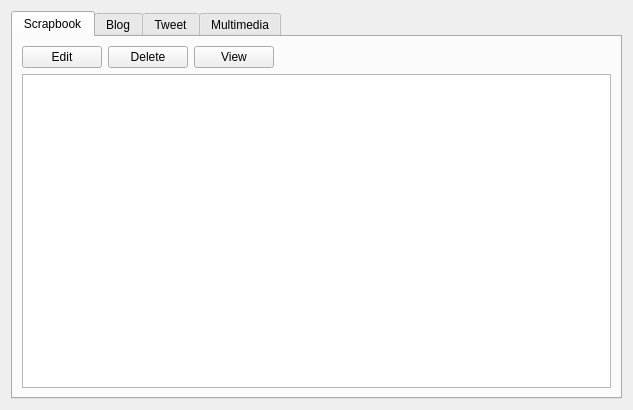
<?xml version="1.0" encoding="UTF-8"?>
<ui version="4.0">
 <class>ScrapbookGUI</class>
 <widget class="QWidget" name="ScrapbookGUI">
  <property name="geometry">
   <rect>
    <x>0</x>
    <y>0</y>
    <width>633</width>
    <height>410</height>
   </rect>
  </property>
  <property name="maximumSize">
   <size>
    <width>740</width>
    <height>571</height>
   </size>
  </property>
  <property name="windowTitle">
   <string>Form</string>
  </property>
  <layout class="QGridLayout" name="gridLayout_6">
   <item row="0" column="0">
    <widget class="QTabWidget" name="tabWidget">
     <property name="currentIndex">
      <number>0</number>
     </property>
     <widget class="QWidget" name="scrapbookTab">
      <attribute name="title">
       <string>Scrapbook</string>
      </attribute>
      <layout class="QGridLayout" name="gridLayout_4">
       <item row="1" column="0" colspan="4">
        <widget class="QListWidget" name="scrapbookArea"/>
       </item>
       <item row="0" column="0">
        <layout class="QGridLayout" name="gridLayout">
         <item row="0" column="0">
          <widget class="QPushButton" name="editButton">
           <property name="text">
            <string>Edit</string>
           </property>
          </widget>
         </item>
        </layout>
       </item>
       <item row="0" column="3">
        <spacer name="horizontalSpacer">
         <property name="orientation">
          <enum>Qt::Horizontal</enum>
         </property>
         <property name="sizeHint" stdset="0">
          <size>
           <width>40</width>
           <height>20</height>
          </size>
         </property>
        </spacer>
       </item>
       <item row="0" column="1">
        <widget class="QPushButton" name="deleteButton">
         <property name="text">
          <string>Delete</string>
         </property>
        </widget>
       </item>
       <item row="0" column="2">
        <widget class="QPushButton" name="viewButton">
         <property name="text">
          <string>View</string>
         </property>
        </widget>
       </item>
      </layout>
     </widget>
     <widget class="QWidget" name="blogTab">
      <attribute name="title">
       <string>Blog</string>
      </attribute>
      <layout class="QGridLayout" name="gridLayout_7">
       <item row="0" column="0">
        <widget class="QStackedWidget" name="blogStackedWidget">
         <property name="currentIndex">
          <number>0</number>
         </property>
         <widget class="QWidget" name="page_5"/>
         <widget class="QWidget" name="page_6"/>
        </widget>
       </item>
      </layout>
     </widget>
     <widget class="QWidget" name="tweetTab">
      <attribute name="title">
       <string>Tweet</string>
      </attribute>
      <layout class="QGridLayout" name="gridLayout_8">
       <item row="0" column="0">
        <widget class="QStackedWidget" name="tweetStackedWidget">
         <widget class="QWidget" name="page_3"/>
         <widget class="QWidget" name="page_4"/>
        </widget>
       </item>
      </layout>
     </widget>
     <widget class="QWidget" name="multimediaTab">
      <attribute name="title">
       <string>Multimedia</string>
      </attribute>
      <layout class="QGridLayout" name="gridLayout_5">
       <item row="0" column="0">
        <widget class="QStackedWidget" name="multimediaStackedWidget">
         <widget class="QWidget" name="page"/>
         <widget class="QWidget" name="page_2"/>
        </widget>
       </item>
      </layout>
     </widget>
    </widget>
   </item>
  </layout>
 </widget>
 <resources/>
 <connections/>
</ui>
